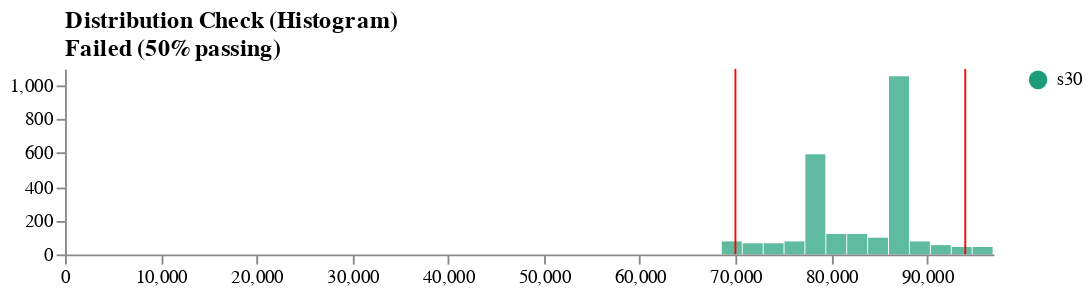

Write notebook code for a chart like this one.
### Code cell
lower, upper = 70_000, 94_000
result = checks.check_distribution_range(
                    s30, lower, upper,
                    label="s30",
                    tests={"full": checks.contains(lower, upper), 
                            "most": checks.contains(lower, upper, .99)})
plots.ipy_display(result.schema)

### Figure 1 — Vega specification as saved in the notebook (floating-point values rounded to 4 significant figures)
{"$schema": "https://vega.github.io/schema/vega/v5.json", "axes": [{"orient": "bottom", "scale": "xscale", "zindex": 1}, {"orient": "left", "scale": "yscale", "tickCount": 5, "zindex": 1}], "data": [{"name": "binned", "values": [{"bin0": 68580.0, "bin1": 70760.0, "count": 77, "label": "s30"}, {"bin0": 70760.0, "bin1": 72940.0, "count": 65, "label": "s30"}, {"bin0": 72940.0, "bin1": 75120.0, "count": 68, "label": "s30"}, {"bin0": 75120.0, "bin1": 77310.0, "count": 81, "label": "s30"}, {"bin0": 77310.0, "bin1": 79490.0, "count": 590, "label": "s30"}, {"bin0": 79490.0, "bin1": 81670.0, "count": 123, "label": "s30"}, {"bin0": 81670.0, "bin1": 83850.0, "count": 117, "label": "s30"}, {"bin0": 83850.0, "bin1": 86040.0, "count": 98, "label": "s30"}, {"bin0": 86040.0, "bin1": 88220.0, "count": 1057, "label": "s30"}, {"bin0": 88220.0, "bin1": 90400.0, "count": 81, "label": "s30"}, {"bin0": 90400.0, "bin1": 92580.0, "count": 52, "label": "s30"}, {"bin0": 92580.0, "bin1": 94760.0, "count": 49, "label": "s30"}, {"bin0": 94760.0, "bin1": 96950.0, "count": 41, "label": "s30"}]}, {"name": "xref", "values": [{"value": 70000}, {"value": 94000}]}, {"name": "yref", "values": []}, {"name": "_ranges", "source": ["binned"], "transform": [{"as": ["min", "max"], "fields": ["bin0", "bin1"], "ops": ["min", "max"], "type": "aggregate"}]}], "description": "Histogram for visualizing a univariate distribution using static bins.", "height": 100, "legends": [{"fill": "color"}], "marks": [{"encode": {"hover": {"fill": {"value": "firebrick"}}, "update": {"fill": {"field": "label", "scale": "color"}, "opacity": {"value": 0.7}, "tooltip": {"field": "count"}, "x": {"field": "bin0", "scale": "xscale"}, "x2": {"field": "bin1", "offset": -0.5, "scale": "xscale"}, "y": {"field": "count", "scale": "yscale"}, "y2": {"scale": "yscale", "value": 0}}}, "from": {"data": "binned"}, "name": "bins", "type": "rect"}, {"clip": true, "encode": {"enter": {"stroke": {"value": "red"}}, "update": {"opacity": {"value": 1}, "x": {"field": "value", "scale": "xscale"}, "y": {"signal": "height"}, "y2": {"value": 0}}}, "from": {"data": "xref"}, "name": "x_highlights", "type": "rule"}, {"clip": true, "encode": {"enter": {"stroke": {"value": "red"}}, "update": {"opacity": {"value": 1}, "x": {"signal": "width"}, "x2": {"value": 0}, "y": {"field": "count", "scale": "yscale"}}}, "from": {"data": "yref"}, "name": "y_highlights", "type": "rule"}], "padding": 5, "scales": [{"domain": {"data": "_ranges", "fields": ["min", "max"]}, "name": "xscale", "range": "width", "type": "linear"}, {"domain": {"data": "binned", "field": "count"}, "name": "yscale", "nice": true, "range": "height", "round": true, "type": "linear", "zero": true}, {"domain": {"data": "binned", "field": "label"}, "name": "color", "range": {"scheme": "dark2"}, "type": "ordinal"}], "title": {"anchor": "start", "frame": "group", "orient": "top", "text": ["Distribution Check (Histogram)", "Failed (50% passing)"]}, "width": 500}
